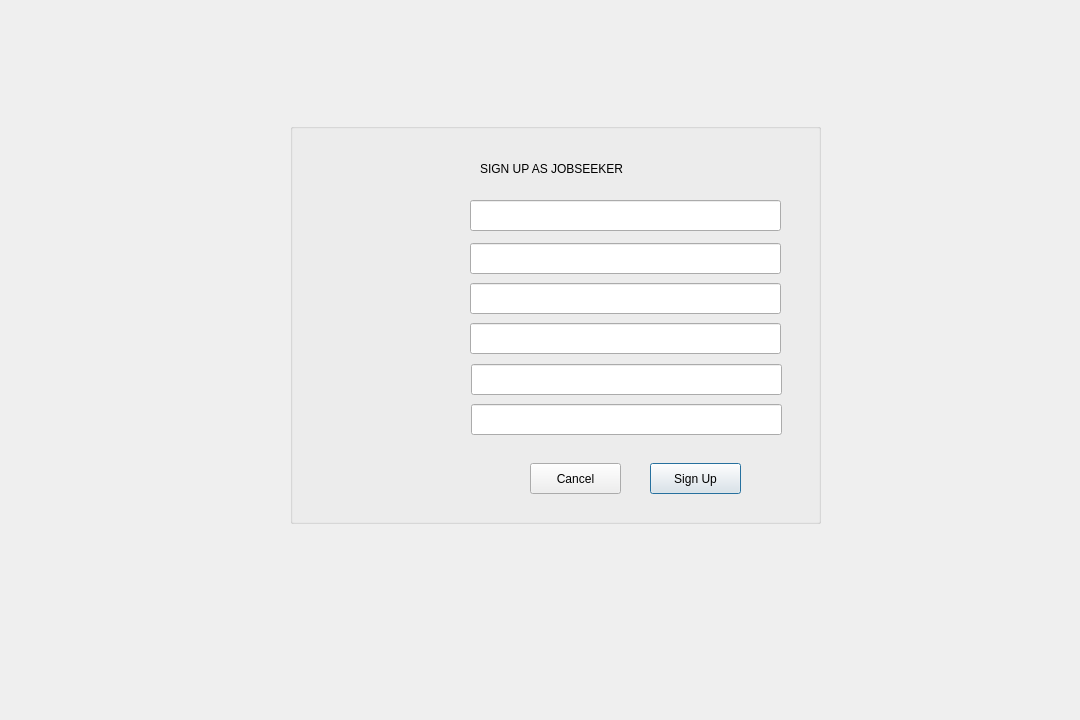
<?xml version="1.0" encoding="UTF-8"?>
<ui version="4.0">
 <class>signup_Dialog</class>
 <widget class="QDialog" name="signup_Dialog">
  <property name="geometry">
   <rect>
    <x>0</x>
    <y>0</y>
    <width>1080</width>
    <height>720</height>
   </rect>
  </property>
  <property name="windowTitle">
   <string>Dialog</string>
  </property>
  <widget class="QGroupBox" name="groupBox_signup">
   <property name="geometry">
    <rect>
     <x>290</x>
     <y>123</y>
     <width>531</width>
     <height>401</height>
    </rect>
   </property>
   <property name="title">
    <string/>
   </property>
   <widget class="QLineEdit" name="lineEdit_user">
    <property name="geometry">
     <rect>
      <x>180</x>
      <y>77</y>
      <width>311</width>
      <height>31</height>
     </rect>
    </property>
   </widget>
   <widget class="QLineEdit" name="lineEdit_pass">
    <property name="geometry">
     <rect>
      <x>181</x>
      <y>241</y>
      <width>311</width>
      <height>31</height>
     </rect>
    </property>
    <property name="echoMode">
     <enum>QLineEdit::Password</enum>
    </property>
   </widget>
   <widget class="QLineEdit" name="lineEdit_confpass">
    <property name="geometry">
     <rect>
      <x>181</x>
      <y>281</y>
      <width>311</width>
      <height>31</height>
     </rect>
    </property>
    <property name="echoMode">
     <enum>QLineEdit::Password</enum>
    </property>
   </widget>
   <widget class="QPushButton" name="pushButton_sign">
    <property name="geometry">
     <rect>
      <x>360</x>
      <y>340</y>
      <width>91</width>
      <height>31</height>
     </rect>
    </property>
    <property name="text">
     <string>Sign Up</string>
    </property>
   </widget>
   <widget class="QLineEdit" name="lineEdit_phonenum">
    <property name="geometry">
     <rect>
      <x>180</x>
      <y>200</y>
      <width>311</width>
      <height>31</height>
     </rect>
    </property>
   </widget>
   <widget class="QLabel" name="label_5">
    <property name="geometry">
     <rect>
      <x>190</x>
      <y>30</y>
      <width>291</width>
      <height>31</height>
     </rect>
    </property>
    <property name="text">
     <string>SIGN UP AS JOBSEEKER</string>
    </property>
   </widget>
   <widget class="QLabel" name="label_signpic">
    <property name="geometry">
     <rect>
      <x>10</x>
      <y>31</y>
      <width>161</width>
      <height>361</height>
     </rect>
    </property>
    <property name="text">
     <string/>
    </property>
   </widget>
   <widget class="QPushButton" name="pushButton_cancel">
    <property name="geometry">
     <rect>
      <x>240</x>
      <y>340</y>
      <width>91</width>
      <height>31</height>
     </rect>
    </property>
    <property name="text">
     <string>Cancel</string>
    </property>
   </widget>
   <widget class="QLineEdit" name="lineEdit_address">
    <property name="geometry">
     <rect>
      <x>180</x>
      <y>160</y>
      <width>311</width>
      <height>31</height>
     </rect>
    </property>
   </widget>
   <widget class="QLineEdit" name="lineEdit_gmail">
    <property name="geometry">
     <rect>
      <x>180</x>
      <y>120</y>
      <width>311</width>
      <height>31</height>
     </rect>
    </property>
   </widget>
  </widget>
 </widget>
 <resources/>
 <connections/>
</ui>
